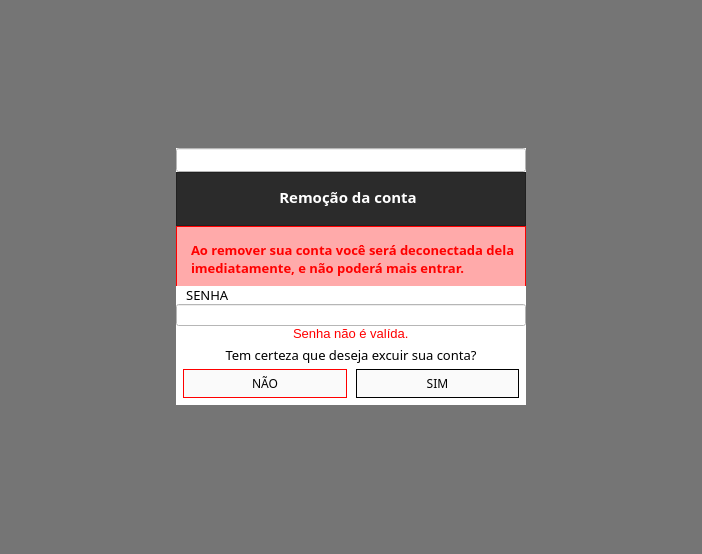
<?xml version="1.0" encoding="UTF-8"?>
<ui version="4.0">
 <class>ExcluirConta</class>
 <widget class="QDialog" name="ExcluirConta">
  <property name="geometry">
   <rect>
    <x>0</x>
    <y>0</y>
    <width>702</width>
    <height>554</height>
   </rect>
  </property>
  <property name="windowTitle">
   <string>Excluir conta</string>
  </property>
  <property name="windowIcon">
   <iconset resource="Resources/resources.qrc">
    <normaloff>:/icons/logo.ico</normaloff>:/icons/logo.ico</iconset>
  </property>
  <property name="modal">
   <bool>true</bool>
  </property>
  <layout class="QVBoxLayout" name="verticalLayout">
   <property name="spacing">
    <number>0</number>
   </property>
   <property name="leftMargin">
    <number>0</number>
   </property>
   <property name="topMargin">
    <number>0</number>
   </property>
   <property name="rightMargin">
    <number>0</number>
   </property>
   <property name="bottomMargin">
    <number>0</number>
   </property>
   <item>
    <widget class="QFrame" name="frame">
     <property name="styleSheet">
      <string notr="true">background-color: rgba(0, 0, 0, 130);</string>
     </property>
     <property name="frameShape">
      <enum>QFrame::NoFrame</enum>
     </property>
     <property name="frameShadow">
      <enum>QFrame::Raised</enum>
     </property>
     <layout class="QHBoxLayout" name="horizontalLayout_4">
      <item>
       <widget class="QFrame" name="frame_13">
        <property name="maximumSize">
         <size>
          <width>350</width>
          <height>257</height>
         </size>
        </property>
        <property name="styleSheet">
         <string notr="true">background-color: rgb(255, 255, 255);</string>
        </property>
        <property name="frameShape">
         <enum>QFrame::NoFrame</enum>
        </property>
        <property name="frameShadow">
         <enum>QFrame::Raised</enum>
        </property>
        <layout class="QVBoxLayout" name="verticalLayout_11">
         <property name="spacing">
          <number>0</number>
         </property>
         <property name="leftMargin">
          <number>0</number>
         </property>
         <property name="topMargin">
          <number>0</number>
         </property>
         <property name="rightMargin">
          <number>0</number>
         </property>
         <property name="bottomMargin">
          <number>7</number>
         </property>
         <item>
          <widget class="QLineEdit" name="input_senha_atual">
           <property name="minimumSize">
            <size>
             <width>1</width>
             <height>0</height>
            </size>
           </property>
           <property name="styleSheet">
            <string notr="true">QLineEdit{padding:3px}
QLineEdit:focus{
border:1px solid rgb(67, 202, 0)
}</string>
           </property>
           <property name="echoMode">
            <enum>QLineEdit::Password</enum>
           </property>
          </widget>
         </item>
         <item>
          <widget class="QFrame" name="frame_3">
           <property name="minimumSize">
            <size>
             <width>0</width>
             <height>50</height>
            </size>
           </property>
           <property name="styleSheet">
            <string notr="true">background-color: rgb(43, 43, 43);</string>
           </property>
           <property name="frameShape">
            <enum>QFrame::StyledPanel</enum>
           </property>
           <property name="frameShadow">
            <enum>QFrame::Raised</enum>
           </property>
           <widget class="QLabel" name="label_2">
            <property name="geometry">
             <rect>
              <x>100</x>
              <y>16</y>
              <width>144</width>
              <height>18</height>
             </rect>
            </property>
            <property name="font">
             <font>
              <family>Century Gothic</family>
              <pointsize>11</pointsize>
              <weight>75</weight>
              <bold>true</bold>
             </font>
            </property>
            <property name="styleSheet">
             <string notr="true">color: rgb(255, 255, 255);</string>
            </property>
            <property name="text">
             <string>Remoção da conta</string>
            </property>
            <property name="alignment">
             <set>Qt::AlignCenter</set>
            </property>
           </widget>
           <widget class="QPushButton" name="pushButton">
            <property name="geometry">
             <rect>
              <x>314</x>
              <y>15</y>
              <width>20</width>
              <height>20</height>
             </rect>
            </property>
            <property name="styleSheet">
             <string notr="true">border:0</string>
            </property>
            <property name="text">
             <string/>
            </property>
            <property name="icon">
             <iconset resource="Resources/resources.qrc">
              <normaloff>:/icons/xmark-solid.svg</normaloff>:/icons/xmark-solid.svg</iconset>
            </property>
            <property name="iconSize">
             <size>
              <width>16</width>
              <height>20</height>
             </size>
            </property>
           </widget>
          </widget>
         </item>
         <item>
          <widget class="QFrame" name="frame_4">
           <property name="minimumSize">
            <size>
             <width>0</width>
             <height>74</height>
            </size>
           </property>
           <property name="maximumSize">
            <size>
             <width>16777215</width>
             <height>100</height>
            </size>
           </property>
           <property name="font">
            <font>
             <family>Mudir MT</family>
             <pointsize>9</pointsize>
            </font>
           </property>
           <property name="frameShape">
            <enum>QFrame::NoFrame</enum>
           </property>
           <property name="frameShadow">
            <enum>QFrame::Raised</enum>
           </property>
           <layout class="QVBoxLayout" name="verticalLayout_2">
            <property name="spacing">
             <number>0</number>
            </property>
            <property name="leftMargin">
             <number>0</number>
            </property>
            <property name="topMargin">
             <number>0</number>
            </property>
            <property name="rightMargin">
             <number>0</number>
            </property>
            <property name="bottomMargin">
             <number>0</number>
            </property>
            <item>
             <widget class="QLabel" name="label_3">
              <property name="minimumSize">
               <size>
                <width>197</width>
                <height>65</height>
               </size>
              </property>
              <property name="font">
               <font>
                <family>Century Gothic</family>
                <pointsize>10</pointsize>
                <weight>75</weight>
                <bold>true</bold>
               </font>
              </property>
              <property name="styleSheet">
               <string notr="true">color: rgb(255, 0, 0);
background-color: rgb(255, 170, 170);
border:1px solid red;
padding:10px</string>
              </property>
              <property name="text">
               <string>Ao remover sua conta você será deconectada dela imediatamente, e não poderá mais entrar.</string>
              </property>
              <property name="wordWrap">
               <bool>true</bool>
              </property>
             </widget>
            </item>
            <item>
             <widget class="QLabel" name="label_4">
              <property name="font">
               <font>
                <family>Century Gothic</family>
                <pointsize>10</pointsize>
               </font>
              </property>
              <property name="text">
               <string>   SENHA</string>
              </property>
             </widget>
            </item>
            <item>
             <widget class="QLineEdit" name="lineEdit_2"/>
            </item>
           </layout>
          </widget>
         </item>
         <item>
          <widget class="QFrame" name="frame_2">
           <property name="frameShape">
            <enum>QFrame::NoFrame</enum>
           </property>
           <property name="frameShadow">
            <enum>QFrame::Raised</enum>
           </property>
           <layout class="QGridLayout" name="gridLayout_2">
            <property name="leftMargin">
             <number>7</number>
            </property>
            <property name="topMargin">
             <number>0</number>
            </property>
            <property name="rightMargin">
             <number>7</number>
            </property>
            <property name="bottomMargin">
             <number>0</number>
            </property>
            <property name="horizontalSpacing">
             <number>9</number>
            </property>
            <property name="verticalSpacing">
             <number>5</number>
            </property>
            <item row="4" column="1">
             <widget class="QPushButton" name="sim">
              <property name="font">
               <font>
                <family>Century Gothic</family>
                <pointsize>9</pointsize>
               </font>
              </property>
              <property name="styleSheet">
               <string notr="true">QPushButton{border:1px solid;
background:rgb(250, 250, 250);
padding:5px}

QPushButton:hover{
	background-color: rgb(204, 204, 204);
}</string>
              </property>
              <property name="text">
               <string>SIM</string>
              </property>
             </widget>
            </item>
            <item row="4" column="0">
             <widget class="QPushButton" name="nao">
              <property name="font">
               <font>
                <family>Century Gothic</family>
                <pointsize>9</pointsize>
               </font>
              </property>
              <property name="styleSheet">
               <string notr="true">QPushButton{border:1px solid red;
background:rgb(250, 250, 250);
padding:5px}

QPushButton:hover{
	background-color: rgb(255, 170, 170);
}</string>
              </property>
              <property name="text">
               <string>NÃO</string>
              </property>
             </widget>
            </item>
            <item row="2" column="0" colspan="2">
             <widget class="QLabel" name="label">
              <property name="maximumSize">
               <size>
                <width>16777215</width>
                <height>50</height>
               </size>
              </property>
              <property name="font">
               <font>
                <family>Century Gothic</family>
                <pointsize>10</pointsize>
               </font>
              </property>
              <property name="text">
               <string>Tem certeza que deseja excuir sua conta?</string>
              </property>
              <property name="alignment">
               <set>Qt::AlignCenter</set>
              </property>
             </widget>
            </item>
            <item row="1" column="0" colspan="2" alignment="Qt::AlignHCenter">
             <widget class="QLabel" name="text_info">
              <property name="font">
               <font>
                <pointsize>10</pointsize>
               </font>
              </property>
              <property name="styleSheet">
               <string notr="true">color: rgb(255, 0, 0);</string>
              </property>
              <property name="text">
               <string>Senha não é valída.</string>
              </property>
             </widget>
            </item>
           </layout>
          </widget>
         </item>
        </layout>
       </widget>
      </item>
     </layout>
    </widget>
   </item>
  </layout>
 </widget>
 <resources>
  <include location="Resources/resources.qrc"/>
 </resources>
 <connections/>
</ui>
